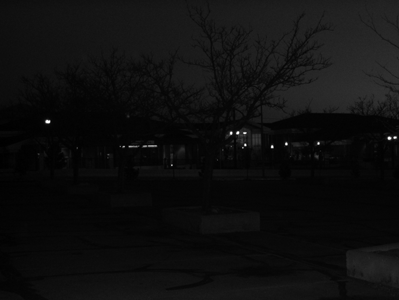
%> input picture outdoor.png, 399 x 300 px
$ octave heq.m   (GNU Octave 9; MATLAB toolbox functions it lacks are replaced by stand-ins)
%> lines starting %> are read from the running program, lines starting %| are printed output that depends on the picture

%NAME: Bilal Mohammad Hoor


input_img = imread('outdoor.png');
%> input_img is the input picture: size 300x399x3 uint8; min 0, max 255, mean 14.8
ref_img = imread('people.png');
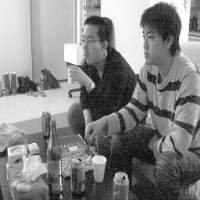
%> input picture people.png, 200 x 200 px
%> ref_img is the input picture: size 200x200x3 uint8; min 9, max 255, mean 132.5
input_img = rgb2gray(input_img);
%> input_img: size 300x399 uint8
ref_img = rgb2gray(ref_img);
%> ref_img: size 200x200 uint8
% H
imh_i = imhist(input_img);
%> imh_i = 256 values, max 10624 at index 7, min 0 at index 67, mean 467.6
imh_r = imhist(ref_img);
%> imh_r = 256 values, max 274 at index 50, min 0 at index 1, mean 156.2

% P(H)
s_imh_i = sum(imh_i); %total intensity values of i/p img hist
%> s_imh_i = 119700
s_imh_r = sum(imh_r); %total intensity values of ref img hist
%> s_imh_r = 40000
P_Hi = imh_i/s_imh_i; %P(H) for the input image
%> P_Hi = 256 values, max 0.0888 at index 7, min 0 at index 67, mean 0.00391
P_Hr = imh_r/s_imh_r; %P(H) for the reference image
%> P_Hr = 256 values, max 0.00685 at index 50, min 0 at index 1, mean 0.00391

%CDF
CDFi = zeros(1,256);
CDFr = zeros(1,256);

CDFi(1) = P_Hi(1);
CDFr(1) = P_Hr(1);

for i = 2:256
    CDFi(i) = CDFi(i-1) + P_Hi(i);
    CDFr(i) = CDFr(i-1) + P_Hr(i);
end
%> after the loop, CDFi = 256 values from 0.000501 to 1; CDFr = 256 values from 0 to 1

%Rounded
cdfi_rounded = round(255*CDFi);
%> cdfi_rounded = 256 values from 0 to 255
cdfr_rounded = round(255*CDFr);
%> cdfr_rounded = 256 values from 0 to 255

new_hist = zeros(256);
%mapping
for i=1:256
    cdf_dif = abs(CDFi(i)-CDFr(1));
    for j =1:256
        if abs(CDFi(i)-CDFr(j)) < cdf_dif
            new_hist(i) = cdfr_rounded(j);
        end
    end
end
%> this loop made 256 passes
%> cdf_dif on passes 1 to 3: 0.000501, 0.00358, 0.0133
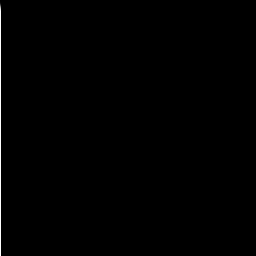
%> new_hist: size 256x256 double; min 0, max 255, mean 1

si = size(input_img);
%> si = [300 399]
sr = size(ref_img);
%> sr = [200 200]

% generate the image after histogram equalization and mapping
ep_img = zeros(si);
for i = 1:si(1)
    for j = 1:si(2)
        t = input_img(i,j)+ 1;  % pixels values of input image
        ep_img(i,j) = new_hist(t); % mapping with the equalized histogram
    end
end
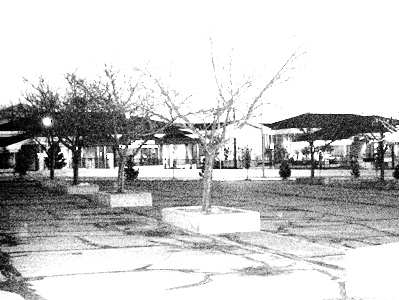
%> ep_img: size 300x399 double; min 0, max 255, mean 198.7

imshow(ep_img,[]); % the result
